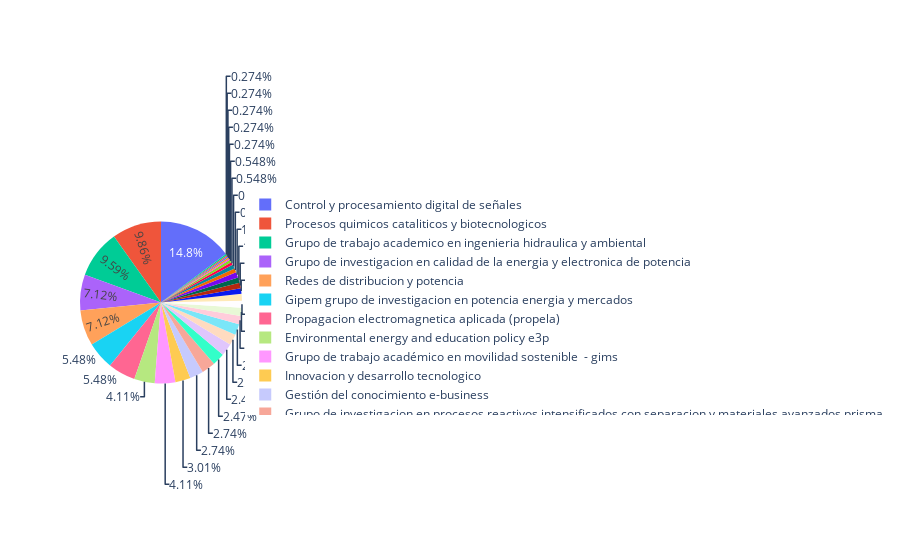

Write notebook code for a chart like this one.
### Code cell
fig = px.pie(groups, values='members', names='name')
fig.show()

### Figure 1 — Plotly figure (JSON) as saved in the notebook; plotly's stock layout.template omitted (floating-point values rounded to 4 significant figures)
{"data": [{"domain": {"x": [0, 1], "y": [0, 1]}, "hovertemplate": "name=%{label}<br>members=%{value}<extra></extra>", "labels": ["Arquitectura medio ambiente y sostenibilidad", "Arquitectura y ciudad: ciencia y cultura", "Arquitectura, ciudad y territorio", "Arquitectura, medios de representación y comunicación", "Computacion aplicada suave y dura shac", "Control y procesamiento digital de señales", "Cultura organizacional y gestion humana", "Environmental energy and education policy e3p", "Etica empresarial y empresariado social ethos", "Gestión de la infraestructura de transporte y del espacio público", "Gestión del conocimiento e-business", "Gipem grupo de investigacion en potencia energia y mercados", "Grupo de fisicoquimica computacional", "Grupo de investigacion en aplicacion de nuevas tecnologias", "Grupo de investigacion en aprovechamiento de residuos", "Grupo de investigacion en calidad de la energia y electronica de potencia", "Grupo de investigacion en procesos reactivos intensificados con separacion y materiales avanzados prisma", "Grupo de investigacion en recursos energeticos gire", "Grupo de investigación en arquitectura: gia", "Grupo de trabajo academico de patrimonio urbanismo y arquitectura", "Grupo de trabajo academico en ingenieria hidraulica y ambiental", "Grupo de trabajo académico en movilidad sostenible  - gims", "Gtt grupo de investigacion en telematica y telecomunicaciones", "Ingenieria sismica y sismologia", "Innovacion y desarrollo tecnologico", "No aplica o no aparece", "No esta en minciencias", "No operan", "Percepcion y control inteligente pci", "Polimeros y materiales compuestos ", "Procesos quimicos cataliticos y biotecnologicos", "Propagacion electromagnetica aplicada (propela)", "Redes de distribucion y potencia"], "legendgroup": "", "name": "", "showlegend": true, "type": "pie", "values": [4, 1, 1, 9, 8, 54, 2, 15, 9, 8, 10, 20, 4, 3, 3, 26, 10, 4, 5, 6, 35, 15, 6, 4, 11, 1, 1, 1, 5, 2, 36, 20, 26]}], "layout": {"autosize": true, "legend": {"tracegroupgap": 0}, "margin": {"t": 60}}}
